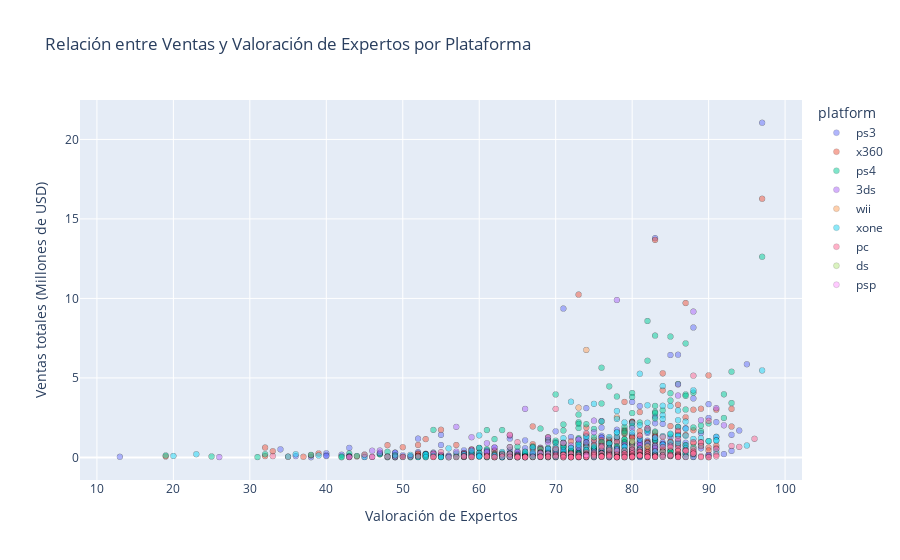
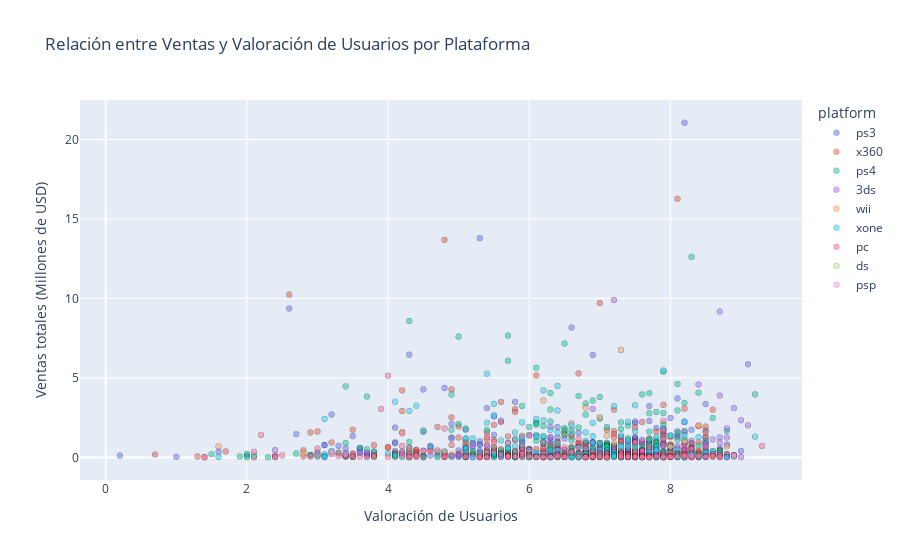

The cell these charts' notebook holds for them, in order:
### Code cell
# Llamar a la función para graficar scatters de Ventas vs 'critic_score' y 'user_score'
corr_critic = plot_scatter(top_platforms_df, 'critic_score', 'Valoración de Expertos', 'platform')
corr_user = plot_scatter(top_platforms_df, 'user_score', 'Valoración de Usuarios', 'platform')

# Concatenar las correlaciones en un DataFrame horizontal
corr_df = pd.concat([corr_critic, corr_user], axis=0)
corr_df.index = ['c_score', 'u_score']
corr_df #Mostrar tabla de correlaciones

### Figure 1 — Plotly figure (JSON) as saved in the notebook; plotly's stock layout.template omitted (floating-point values rounded to 4 significant figures; data arrays with more than 128 entries replaced by an {"elided": "..."} marker saying what was removed)
{"data": [{"customdata": {"elided": "213x1 str values"}, "hovertemplate": "<b>%{customdata[0]}</b><br><b>Ventas:</b> %{y:.2f} M USD<br><b>Puntaje:</b> %{x}<extra></extra>", "legendgroup": "ps3", "marker": {"color": "#636efa", "line": {"color": "black", "width": 0.25}, "opacity": 0.5, "symbol": "circle"}, "mode": "markers", "name": "ps3", "showlegend": true, "type": "scattergl", "x": {"elided": "213 int values"}, "xaxis": "x", "y": {"elided": "213 float values"}, "yaxis": "y"}, {"customdata": {"elided": "171x1 str values"}, "hovertemplate": "<b>%{customdata[0]}</b><br><b>Ventas:</b> %{y:.2f} M USD<br><b>Puntaje:</b> %{x}<extra></extra>", "legendgroup": "x360", "marker": {"color": "#EF553B", "line": {"color": "black", "width": 0.25}, "opacity": 0.5, "symbol": "circle"}, "mode": "markers", "name": "x360", "showlegend": true, "type": "scattergl", "x": {"elided": "171 int values"}, "xaxis": "x", "y": {"elided": "171 float values"}, "yaxis": "y"}, {"customdata": {"elided": "252x1 str values"}, "hovertemplate": "<b>%{customdata[0]}</b><br><b>Ventas:</b> %{y:.2f} M USD<br><b>Puntaje:</b> %{x}<extra></extra>", "legendgroup": "ps4", "marker": {"color": "#00cc96", "line": {"color": "black", "width": 0.25}, "opacity": 0.5, "symbol": "circle"}, "mode": "markers", "name": "ps4", "showlegend": true, "type": "scattergl", "x": {"elided": "252 int values"}, "xaxis": "x", "y": {"elided": "252 float values"}, "yaxis": "y"}, {"customdata": [["3ds"], ["3ds"], ["3ds"], ["3ds"], ["3ds"], ["3ds"], ["3ds"], ["3ds"], ["3ds"], ["3ds"], ["3ds"], ["3ds"], ["3ds"], ["3ds"], ["3ds"], ["3ds"], ["3ds"], ["3ds"], ["3ds"], ["3ds"], ["3ds"], ["3ds"], ["3ds"], ["3ds"], ["3ds"], ["3ds"], ["3ds"], ["3ds"], ["3ds"], ["3ds"], ["3ds"], ["3ds"], ["3ds"], ["3ds"], ["3ds"], ["3ds"], ["3ds"], ["3ds"], ["3ds"], ["3ds"], ["3ds"], ["3ds"], ["3ds"], ["3ds"], ["3ds"], ["3ds"], ["3ds"], ["3ds"], ["3ds"], ["3ds"], ["3ds"], ["3ds"], ["3ds"], ["3ds"], ["3ds"], ["3ds"], ["3ds"], ["3ds"], ["3ds"], ["3ds"], ["3ds"], ["3ds"], ["3ds"], ["3ds"], ["3ds"], ["3ds"], ["3ds"], ["3ds"], ["3ds"], ["3ds"], ["3ds"], ["3ds"], ["3ds"], ["3ds"], ["3ds"], ["3ds"], ["3ds"], ["3ds"], ["3ds"], ["3ds"], ["3ds"], ["3ds"], ["3ds"], ["3ds"], ["3ds"], ["3ds"], ["3ds"], ["3ds"], ["3ds"], ["3ds"], ["3ds"], ["3ds"], ["3ds"], ["3ds"], ["3ds"], ["3ds"], ["3ds"], ["3ds"], ["3ds"], ["3ds"], ["3ds"], ["3ds"], ["3ds"], ["3ds"]], "hovertemplate": "<b>%{customdata[0]}</b><br><b>Ventas:</b> %{y:.2f} M USD<br><b>Puntaje:</b> %{x}<extra></extra>", "legendgroup": "3ds", "marker": {"color": "#ab63fa", "line": {"color": "black", "width": 0.25}, "opacity": 0.5, "symbol": "circle"}, "mode": "markers", "name": "3ds", "showlegend": true, "type": "scattergl", "x": [78, 88, 86, 86, 91, 66, 89, 75, 92, 57, 80, 75, 64, 83, 59, 69, 73, 73, 69, 81, 71, 74, 61, 82, 79, 81, 72, 76, 83, 62, 73, 83, 78, 69, 78, 59, 76, 81, 78, 81, 47, 76, 46, 61, 70, 75, 78, 83, 57, 61, 80, 65, 68, 68, 47, 68, 69, 80, 67, 79, 68, 77, 54, 58, 69, 68, 69, 77, 67, 64, 60, 77, 72, 71, 71, 59, 90, 71, 62, 72, 68, 71, 58, 71, 65, 60, 63, 81, 51, 70, 65, 68, 64, 82, 43, 46, 45, 49, 74, 88, 43, 81, 26, 77], "xaxis": "x", "y": [9.9, 9.17, 4.59, 3.89, 3.1, 3.05, 2.34, 2.31, 2.02, 1.92, 1.83, 1.58, 1.38, 1.26, 1.27, 1.25, 1.13, 1.11, 0.94, 0.93, 0.93, 0.93, 0.89, 0.87, 0.8, 0.76, 0.75, 0.72, 0.72, 0.63, 0.62, 0.58, 0.56, 0.53, 0.49, 0.48, 0.49, 0.48, 0.48, 0.47, 0.43, 0.42, 0.42, 0.39, 0.39, 0.38, 0.38, 0.38, 0.36, 0.33, 0.32, 0.31, 0.31, 0.29, 0.29, 0.27, 0.26, 0.26, 0.25, 0.24, 0.24, 0.24, 0.22, 0.21, 0.22, 0.21, 0.22, 0.21, 0.2, 0.19, 0.18, 0.16, 0.16, 0.15, 0.15, 0.14, 0.15, 0.12, 0.13, 0.11, 0.1, 0.1, 0.09, 0.09, 0.07, 0.08, 0.08, 0.08, 0.06, 0.06, 0.06, 0.06, 0.04, 0.04, 0.04, 0.03, 0.03, 0.03, 0.03, 0.03, 0.02, 0.02, 0.02, 0.01], "yaxis": "y"}, {"customdata": [["wii"], ["wii"], ["wii"], ["wii"], ["wii"]], "hovertemplate": "<b>%{customdata[0]}</b><br><b>Ventas:</b> %{y:.2f} M USD<br><b>Puntaje:</b> %{x}<extra></extra>", "legendgroup": "wii", "marker": {"color": "#FFA15A", "line": {"color": "black", "width": 0.25}, "opacity": 0.5, "symbol": "circle"}, "mode": "markers", "name": "wii", "showlegend": true, "type": "scattergl", "x": [74, 73, 78, 82, 74], "xaxis": "x", "y": [6.76, 3.13, 2.52, 0.68, 0.14], "yaxis": "y"}, {"customdata": {"elided": "169x1 str values"}, "hovertemplate": "<b>%{customdata[0]}</b><br><b>Ventas:</b> %{y:.2f} M USD<br><b>Puntaje:</b> %{x}<extra></extra>", "legendgroup": "xone", "marker": {"color": "#19d3f3", "line": {"color": "black", "width": 0.25}, "opacity": 0.5, "symbol": "circle"}, "mode": "markers", "name": "xone", "showlegend": true, "type": "scattergl", "x": {"elided": "169 int values"}, "xaxis": "x", "y": {"elided": "169 float values"}, "yaxis": "y"}, {"customdata": {"elided": "198x1 str values"}, "hovertemplate": "<b>%{customdata[0]}</b><br><b>Ventas:</b> %{y:.2f} M USD<br><b>Puntaje:</b> %{x}<extra></extra>", "legendgroup": "pc", "marker": {"color": "#FF6692", "line": {"color": "black", "width": 0.25}, "opacity": 0.5, "symbol": "circle"}, "mode": "markers", "name": "pc", "showlegend": true, "type": "scattergl", "x": {"elided": "198 int values"}, "xaxis": "x", "y": {"elided": "198 float values"}, "yaxis": "y"}, {"customdata": [["ds"]], "hovertemplate": "<b>%{customdata[0]}</b><br><b>Ventas:</b> %{y:.2f} M USD<br><b>Puntaje:</b> %{x}<extra></extra>", "legendgroup": "ds", "marker": {"color": "#B6E880", "line": {"color": "black", "width": 0.25}, "opacity": 0.5, "symbol": "circle"}, "mode": "markers", "name": "ds", "showlegend": true, "type": "scattergl", "x": [80], "xaxis": "x", "y": [1.02], "yaxis": "y"}, {"customdata": [["psp"]], "hovertemplate": "<b>%{customdata[0]}</b><br><b>Ventas:</b> %{y:.2f} M USD<br><b>Puntaje:</b> %{x}<extra></extra>", "legendgroup": "psp", "marker": {"color": "#FF97FF", "line": {"color": "black", "width": 0.25}, "opacity": 0.5, "symbol": "circle"}, "mode": "markers", "name": "psp", "showlegend": true, "type": "scattergl", "x": [74], "xaxis": "x", "y": [0.15], "yaxis": "y"}], "layout": {"legend": {"title": {"text": "platform"}, "tracegroupgap": 0}, "title": {"text": "Relación entre Ventas y Valoración de Expertos por Plataforma"}, "xaxis": {"anchor": "y", "domain": [0, 1], "title": {"text": "Valoración de Expertos"}}, "yaxis": {"anchor": "x", "domain": [0, 1], "title": {"text": "Ventas totales (Millones de USD)"}}}}

### Figure 2 — Plotly figure (JSON) as saved in the notebook; plotly's stock layout.template omitted (floating-point values rounded to 4 significant figures; data arrays with more than 128 entries replaced by an {"elided": "..."} marker saying what was removed)
{"data": [{"customdata": {"elided": "282x1 str values"}, "hovertemplate": "<b>%{customdata[0]}</b><br><b>Ventas:</b> %{y:.2f} M USD<br><b>Puntaje:</b> %{x}<extra></extra>", "legendgroup": "ps3", "marker": {"color": "#636efa", "line": {"color": "black", "width": 0.25}, "opacity": 0.5, "symbol": "circle"}, "mode": "markers", "name": "ps3", "showlegend": true, "type": "scattergl", "x": {"elided": "282 float values"}, "xaxis": "x", "y": {"elided": "282 float values"}, "yaxis": "y"}, {"customdata": {"elided": "235x1 str values"}, "hovertemplate": "<b>%{customdata[0]}</b><br><b>Ventas:</b> %{y:.2f} M USD<br><b>Puntaje:</b> %{x}<extra></extra>", "legendgroup": "x360", "marker": {"color": "#EF553B", "line": {"color": "black", "width": 0.25}, "opacity": 0.5, "symbol": "circle"}, "mode": "markers", "name": "x360", "showlegend": true, "type": "scattergl", "x": {"elided": "235 float values"}, "xaxis": "x", "y": {"elided": "235 float values"}, "yaxis": "y"}, {"customdata": {"elided": "257x1 str values"}, "hovertemplate": "<b>%{customdata[0]}</b><br><b>Ventas:</b> %{y:.2f} M USD<br><b>Puntaje:</b> %{x}<extra></extra>", "legendgroup": "ps4", "marker": {"color": "#00cc96", "line": {"color": "black", "width": 0.25}, "opacity": 0.5, "symbol": "circle"}, "mode": "markers", "name": "ps4", "showlegend": true, "type": "scattergl", "x": {"elided": "257 float values"}, "xaxis": "x", "y": {"elided": "257 float values"}, "yaxis": "y"}, {"customdata": [["3ds"], ["3ds"], ["3ds"], ["3ds"], ["3ds"], ["3ds"], ["3ds"], ["3ds"], ["3ds"], ["3ds"], ["3ds"], ["3ds"], ["3ds"], ["3ds"], ["3ds"], ["3ds"], ["3ds"], ["3ds"], ["3ds"], ["3ds"], ["3ds"], ["3ds"], ["3ds"], ["3ds"], ["3ds"], ["3ds"], ["3ds"], ["3ds"], ["3ds"], ["3ds"], ["3ds"], ["3ds"], ["3ds"], ["3ds"], ["3ds"], ["3ds"], ["3ds"], ["3ds"], ["3ds"], ["3ds"], ["3ds"], ["3ds"], ["3ds"], ["3ds"], ["3ds"], ["3ds"], ["3ds"], ["3ds"], ["3ds"], ["3ds"], ["3ds"], ["3ds"], ["3ds"], ["3ds"], ["3ds"], ["3ds"], ["3ds"], ["3ds"], ["3ds"], ["3ds"], ["3ds"], ["3ds"], ["3ds"], ["3ds"], ["3ds"], ["3ds"], ["3ds"], ["3ds"], ["3ds"], ["3ds"], ["3ds"], ["3ds"], ["3ds"], ["3ds"], ["3ds"], ["3ds"], ["3ds"], ["3ds"], ["3ds"], ["3ds"], ["3ds"], ["3ds"], ["3ds"], ["3ds"], ["3ds"], ["3ds"], ["3ds"], ["3ds"], ["3ds"], ["3ds"], ["3ds"], ["3ds"], ["3ds"], ["3ds"], ["3ds"], ["3ds"], ["3ds"], ["3ds"], ["3ds"], ["3ds"], ["3ds"], ["3ds"], ["3ds"], ["3ds"], ["3ds"], ["3ds"], ["3ds"], ["3ds"], ["3ds"], ["3ds"], ["3ds"], ["3ds"], ["3ds"], ["3ds"]], "hovertemplate": "<b>%{customdata[0]}</b><br><b>Ventas:</b> %{y:.2f} M USD<br><b>Puntaje:</b> %{x}<extra></extra>", "legendgroup": "3ds", "marker": {"color": "#ab63fa", "line": {"color": "black", "width": 0.25}, "opacity": 0.5, "symbol": "circle"}, "mode": "markers", "name": "3ds", "showlegend": true, "type": "scattergl", "x": [7.2, 8.7, 8.4, 8.7, 8.9, 6.9, 9, 5.6, 9.1, 6.3, 8.8, 8.2, 6.1, 8.7, 6.3, 8.8, 8.6, 7.6, 6.9, 8.7, 7.5, 8.2, 5.2, 8.5, 8.5, 7.9, 5.2, 8, 8.1, 5.4, 4.6, 7.2, 7.4, 8.3, 8.1, 7, 7.8, 6.5, 7.7, 7.4, 8.2, 7.6, 2.4, 6.4, 6, 8.2, 4.5, 7.6, 7.3, 7.6, 7.8, 8.2, 4.8, 3, 6.6, 8.5, 3.6, 6.8, 3.7, 6.3, 3.4, 6.8, 7.6, 8.2, 7.1, 8.7, 6.4, 7.9, 6.1, 6.8, 7.7, 7.6, 7.4, 7.1, 7.6, 5.9, 7.1, 8.2, 6.8, 5.4, 6.3, 5, 8.2, 7.4, 7.7, 7.8, 6.8, 6.2, 7.9, 6.4, 7.1, 5.6, 6.1, 8.5, 4.3, 7.5, 7.8, 5.1, 8.5, 8.3, 5.8, 5.6, 6.3, 6.3, 7.7, 8.8, 7.1, 8.8, 7.4, 9, 2.4, 7.6, 5.2, 8.4], "xaxis": "x", "y": [9.9, 9.17, 4.59, 3.89, 3.1, 3.05, 2.34, 2.31, 2.02, 1.92, 1.83, 1.58, 1.38, 1.26, 1.27, 1.25, 1.13, 1.11, 0.94, 0.93, 0.93, 0.93, 0.89, 0.87, 0.8, 0.76, 0.75, 0.72, 0.72, 0.69, 0.63, 0.62, 0.62, 0.58, 0.56, 0.53, 0.49, 0.48, 0.49, 0.48, 0.48, 0.47, 0.46, 0.45, 0.43, 0.42, 0.42, 0.39, 0.39, 0.38, 0.38, 0.38, 0.36, 0.33, 0.33, 0.32, 0.31, 0.31, 0.29, 0.29, 0.28, 0.27, 0.26, 0.26, 0.25, 0.24, 0.24, 0.24, 0.22, 0.21, 0.22, 0.21, 0.22, 0.21, 0.2, 0.19, 0.18, 0.16, 0.16, 0.15, 0.15, 0.14, 0.15, 0.12, 0.13, 0.13, 0.11, 0.1, 0.1, 0.09, 0.09, 0.07, 0.08, 0.08, 0.08, 0.06, 0.06, 0.04, 0.04, 0.04, 0.03, 0.03, 0.04, 0.03, 0.03, 0.03, 0.03, 0.03, 0.02, 0.02, 0.02, 0.02, 0.01, 0.01], "yaxis": "y"}, {"customdata": [["wii"], ["wii"], ["wii"], ["wii"], ["wii"], ["wii"], ["wii"], ["wii"], ["wii"], ["wii"], ["wii"], ["wii"], ["wii"], ["wii"], ["wii"], ["wii"], ["wii"]], "hovertemplate": "<b>%{customdata[0]}</b><br><b>Ventas:</b> %{y:.2f} M USD<br><b>Puntaje:</b> %{x}<extra></extra>", "legendgroup": "wii", "marker": {"color": "#FFA15A", "line": {"color": "black", "width": 0.25}, "opacity": 0.5, "symbol": "circle"}, "mode": "markers", "name": "wii", "showlegend": true, "type": "scattergl", "x": [7.3, 6.2, 6.8, 7, 6.6, 8.4, 4.2, 7.1, 7.2, 1.6, 8.8, 4.3, 7.3, 7.5, 4.3, 2.8, 6], "xaxis": "x", "y": [6.76, 3.58, 3.13, 2.52, 2.15, 2.01, 1.6, 1.38, 0.89, 0.69, 0.68, 0.56, 0.5, 0.42, 0.38, 0.26, 0.14], "yaxis": "y"}, {"customdata": {"elided": "182x1 str values"}, "hovertemplate": "<b>%{customdata[0]}</b><br><b>Ventas:</b> %{y:.2f} M USD<br><b>Puntaje:</b> %{x}<extra></extra>", "legendgroup": "xone", "marker": {"color": "#19d3f3", "line": {"color": "black", "width": 0.25}, "opacity": 0.5, "symbol": "circle"}, "mode": "markers", "name": "xone", "showlegend": true, "type": "scattergl", "x": {"elided": "182 float values"}, "xaxis": "x", "y": {"elided": "182 float values"}, "yaxis": "y"}, {"customdata": {"elided": "206x1 str values"}, "hovertemplate": "<b>%{customdata[0]}</b><br><b>Ventas:</b> %{y:.2f} M USD<br><b>Puntaje:</b> %{x}<extra></extra>", "legendgroup": "pc", "marker": {"color": "#FF6692", "line": {"color": "black", "width": 0.25}, "opacity": 0.5, "symbol": "circle"}, "mode": "markers", "name": "pc", "showlegend": true, "type": "scattergl", "x": {"elided": "206 float values"}, "xaxis": "x", "y": {"elided": "206 float values"}, "yaxis": "y"}, {"customdata": [["ds"], ["ds"], ["ds"]], "hovertemplate": "<b>%{customdata[0]}</b><br><b>Ventas:</b> %{y:.2f} M USD<br><b>Puntaje:</b> %{x}<extra></extra>", "legendgroup": "ds", "marker": {"color": "#B6E880", "line": {"color": "black", "width": 0.25}, "opacity": 0.5, "symbol": "circle"}, "mode": "markers", "name": "ds", "showlegend": true, "type": "scattergl", "x": [8.2, 8, 4.8], "xaxis": "x", "y": [1.02, 0.69, 0.38], "yaxis": "y"}, {"customdata": [["psp"], ["psp"], ["psp"], ["psp"]], "hovertemplate": "<b>%{customdata[0]}</b><br><b>Ventas:</b> %{y:.2f} M USD<br><b>Puntaje:</b> %{x}<extra></extra>", "legendgroup": "psp", "marker": {"color": "#FF97FF", "line": {"color": "black", "width": 0.25}, "opacity": 0.5, "symbol": "circle"}, "mode": "markers", "name": "psp", "showlegend": true, "type": "scattergl", "x": [3.2, 3.4, 8.3, 8.9], "xaxis": "x", "y": [0.34, 0.19, 0.15, 0.11], "yaxis": "y"}], "layout": {"legend": {"title": {"text": "platform"}, "tracegroupgap": 0}, "title": {"text": "Relación entre Ventas y Valoración de Usuarios por Plataforma"}, "xaxis": {"anchor": "y", "domain": [0, 1], "title": {"text": "Valoración de Usuarios"}}, "yaxis": {"anchor": "x", "domain": [0, 1], "title": {"text": "Ventas totales (Millones de USD)"}}}}
